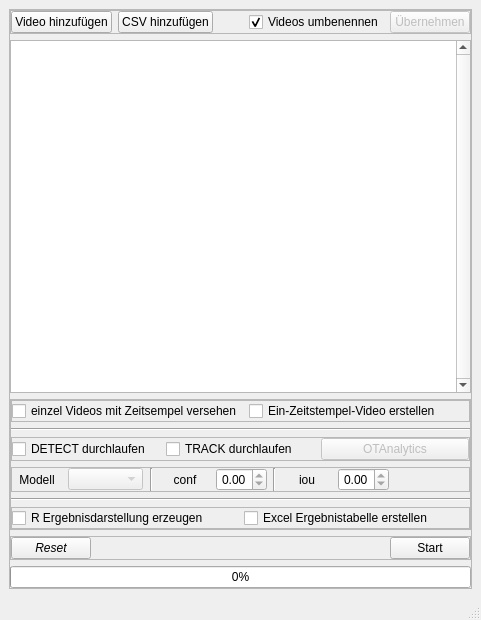
<?xml version="1.0" encoding="UTF-8"?>
<ui version="4.0">
 <class>MainWindow</class>
 <widget class="QMainWindow" name="MainWindow">
  <property name="geometry">
   <rect>
    <x>0</x>
    <y>0</y>
    <width>481</width>
    <height>620</height>
   </rect>
  </property>
  <property name="minimumSize">
   <size>
    <width>420</width>
    <height>620</height>
   </size>
  </property>
  <property name="windowTitle">
   <string notr="true">Videoerfassung für OTC</string>
  </property>
  <property name="windowIcon">
   <iconset>
    <normaloff>img/bueffee_steben.png</normaloff>img/bueffee_steben.png</iconset>
  </property>
  <property name="windowFilePath">
   <string notr="true"/>
  </property>
  <property name="tabShape">
   <enum>QTabWidget::TabShape::Rounded</enum>
  </property>
  <widget class="QWidget" name="centralwidget">
   <property name="enabled">
    <bool>true</bool>
   </property>
   <layout class="QVBoxLayout" name="verticalLayout">
    <item>
     <widget class="QFrame" name="frame_1">
      <property name="frameShape">
       <enum>QFrame::Shape::StyledPanel</enum>
      </property>
      <property name="frameShadow">
       <enum>QFrame::Shadow::Raised</enum>
      </property>
      <layout class="QVBoxLayout" name="verticalLayout_2">
       <property name="leftMargin">
        <number>0</number>
       </property>
       <property name="topMargin">
        <number>0</number>
       </property>
       <property name="rightMargin">
        <number>0</number>
       </property>
       <property name="bottomMargin">
        <number>0</number>
       </property>
       <item>
        <widget class="QFrame" name="frame_2">
         <property name="frameShape">
          <enum>QFrame::Shape::StyledPanel</enum>
         </property>
         <property name="frameShadow">
          <enum>QFrame::Shadow::Raised</enum>
         </property>
         <layout class="QHBoxLayout" name="horizontalLayout_2">
          <property name="leftMargin">
           <number>0</number>
          </property>
          <property name="topMargin">
           <number>0</number>
          </property>
          <property name="rightMargin">
           <number>0</number>
          </property>
          <property name="bottomMargin">
           <number>0</number>
          </property>
          <item>
           <widget class="QPushButton" name="addButton">
            <property name="text">
             <string notr="true">Video hinzufügen</string>
            </property>
           </widget>
          </item>
          <item>
           <widget class="QPushButton" name="addCSVButton">
            <property name="text">
             <string notr="true">CSV hinzufügen</string>
            </property>
           </widget>
          </item>
          <item>
           <spacer name="horizontalSpacer">
            <property name="orientation">
             <enum>Qt::Orientation::Horizontal</enum>
            </property>
            <property name="sizeHint" stdset="0">
             <size>
              <width>30</width>
              <height>20</height>
             </size>
            </property>
           </spacer>
          </item>
          <item>
           <widget class="QCheckBox" name="renameBox">
            <property name="text">
             <string notr="true" extracomment="Die Videos werden mit der Aktualisierung umbennant.">Videos umbenennen</string>
            </property>
            <property name="checked">
             <bool>true</bool>
            </property>
           </widget>
          </item>
          <item>
           <widget class="QPushButton" name="reloadButton">
            <property name="enabled">
             <bool>false</bool>
            </property>
            <property name="text">
             <string notr="true">Übernehmen</string>
            </property>
           </widget>
          </item>
         </layout>
        </widget>
       </item>
       <item>
        <widget class="QTableWidget" name="tableWidget">
         <property name="verticalScrollBarPolicy">
          <enum>Qt::ScrollBarPolicy::ScrollBarAlwaysOn</enum>
         </property>
         <property name="horizontalScrollBarPolicy">
          <enum>Qt::ScrollBarPolicy::ScrollBarAsNeeded</enum>
         </property>
         <property name="sizeAdjustPolicy">
          <enum>QAbstractScrollArea::SizeAdjustPolicy::AdjustToContents</enum>
         </property>
         <attribute name="horizontalHeaderCascadingSectionResizes">
          <bool>true</bool>
         </attribute>
         <attribute name="verticalHeaderCascadingSectionResizes">
          <bool>true</bool>
         </attribute>
        </widget>
       </item>
       <item>
        <widget class="QFrame" name="frame_3">
         <property name="frameShape">
          <enum>QFrame::Shape::StyledPanel</enum>
         </property>
         <property name="frameShadow">
          <enum>QFrame::Shadow::Raised</enum>
         </property>
         <layout class="QVBoxLayout" name="verticalLayout_3">
          <property name="spacing">
           <number>6</number>
          </property>
          <property name="leftMargin">
           <number>0</number>
          </property>
          <property name="topMargin">
           <number>0</number>
          </property>
          <property name="rightMargin">
           <number>0</number>
          </property>
          <property name="bottomMargin">
           <number>0</number>
          </property>
          <item>
           <widget class="QFrame" name="frame_4">
            <property name="frameShape">
             <enum>QFrame::Shape::StyledPanel</enum>
            </property>
            <property name="frameShadow">
             <enum>QFrame::Shadow::Raised</enum>
            </property>
            <layout class="QHBoxLayout" name="horizontalLayout_3">
             <property name="leftMargin">
              <number>0</number>
             </property>
             <property name="topMargin">
              <number>0</number>
             </property>
             <property name="rightMargin">
              <number>0</number>
             </property>
             <property name="bottomMargin">
              <number>0</number>
             </property>
             <item>
              <widget class="QCheckBox" name="vidoezeitBox">
               <property name="text">
                <string notr="true">einzel Videos mit Zeitsempel versehen</string>
               </property>
               <property name="checkable">
                <bool>false</bool>
               </property>
              </widget>
             </item>
             <item>
              <widget class="QCheckBox" name="oneVideoBox">
               <property name="text">
                <string notr="true">Ein-Zeitstempel-Video erstellen</string>
               </property>
               <property name="checkable">
                <bool>false</bool>
               </property>
               <property name="checked">
                <bool>false</bool>
               </property>
              </widget>
             </item>
            </layout>
           </widget>
          </item>
          <item>
           <widget class="Line" name="line_1">
            <property name="orientation">
             <enum>Qt::Orientation::Horizontal</enum>
            </property>
           </widget>
          </item>
          <item>
           <widget class="QFrame" name="frame_5">
            <property name="frameShape">
             <enum>QFrame::Shape::StyledPanel</enum>
            </property>
            <property name="frameShadow">
             <enum>QFrame::Shadow::Raised</enum>
            </property>
            <layout class="QHBoxLayout" name="horizontalLayout_6">
             <property name="leftMargin">
              <number>0</number>
             </property>
             <property name="topMargin">
              <number>0</number>
             </property>
             <property name="rightMargin">
              <number>0</number>
             </property>
             <property name="bottomMargin">
              <number>0</number>
             </property>
             <item>
              <widget class="QCheckBox" name="detectBox">
               <property name="text">
                <string notr="true">DETECT durchlaufen</string>
               </property>
               <property name="checkable">
                <bool>false</bool>
               </property>
              </widget>
             </item>
             <item>
              <widget class="QCheckBox" name="trackBox">
               <property name="text">
                <string notr="true">TRACK durchlaufen</string>
               </property>
               <property name="checkable">
                <bool>false</bool>
               </property>
              </widget>
             </item>
             <item>
              <widget class="QPushButton" name="otanalyticsButton">
               <property name="enabled">
                <bool>false</bool>
               </property>
               <property name="text">
                <string notr="true">OTAnalytics</string>
               </property>
              </widget>
             </item>
            </layout>
           </widget>
          </item>
          <item>
           <widget class="QFrame" name="frame">
            <property name="frameShape">
             <enum>QFrame::Shape::StyledPanel</enum>
            </property>
            <property name="frameShadow">
             <enum>QFrame::Shadow::Raised</enum>
            </property>
            <layout class="QHBoxLayout" name="horizontalLayout_4">
             <property name="leftMargin">
              <number>0</number>
             </property>
             <property name="topMargin">
              <number>0</number>
             </property>
             <property name="rightMargin">
              <number>0</number>
             </property>
             <property name="bottomMargin">
              <number>0</number>
             </property>
             <item>
              <widget class="QLabel" name="label">
               <property name="minimumSize">
                <size>
                 <width>50</width>
                 <height>0</height>
                </size>
               </property>
               <property name="maximumSize">
                <size>
                 <width>50</width>
                 <height>16777215</height>
                </size>
               </property>
               <property name="text">
                <string notr="true">Modell</string>
               </property>
               <property name="alignment">
                <set>Qt::AlignmentFlag::AlignCenter</set>
               </property>
              </widget>
             </item>
             <item>
              <widget class="QComboBox" name="modellBox">
               <property name="enabled">
                <bool>false</bool>
               </property>
               <property name="minimumSize">
                <size>
                 <width>75</width>
                 <height>0</height>
                </size>
               </property>
               <property name="maximumSize">
                <size>
                 <width>16777215</width>
                 <height>16777215</height>
                </size>
               </property>
               <property name="editable">
                <bool>false</bool>
               </property>
              </widget>
             </item>
             <item>
              <widget class="Line" name="line">
               <property name="minimumSize">
                <size>
                 <width>5</width>
                 <height>0</height>
                </size>
               </property>
               <property name="orientation">
                <enum>Qt::Orientation::Vertical</enum>
               </property>
              </widget>
             </item>
             <item>
              <widget class="QLabel" name="label_2">
               <property name="minimumSize">
                <size>
                 <width>50</width>
                 <height>0</height>
                </size>
               </property>
               <property name="maximumSize">
                <size>
                 <width>50</width>
                 <height>16777215</height>
                </size>
               </property>
               <property name="text">
                <string notr="true">conf</string>
               </property>
               <property name="alignment">
                <set>Qt::AlignmentFlag::AlignCenter</set>
               </property>
              </widget>
             </item>
             <item>
              <widget class="QDoubleSpinBox" name="confSpinBox">
               <property name="enabled">
                <bool>true</bool>
               </property>
               <property name="minimumSize">
                <size>
                 <width>50</width>
                 <height>0</height>
                </size>
               </property>
               <property name="maximumSize">
                <size>
                 <width>70</width>
                 <height>16777215</height>
                </size>
               </property>
               <property name="alignment">
                <set>Qt::AlignmentFlag::AlignCenter</set>
               </property>
               <property name="readOnly">
                <bool>true</bool>
               </property>
               <property name="maximum">
                <double>1.000000000000000</double>
               </property>
               <property name="singleStep">
                <double>0.010000000000000</double>
               </property>
               <property name="value">
                <double>0.000000000000000</double>
               </property>
              </widget>
             </item>
             <item>
              <widget class="Line" name="line_3">
               <property name="orientation">
                <enum>Qt::Orientation::Vertical</enum>
               </property>
              </widget>
             </item>
             <item>
              <widget class="QLabel" name="label_3">
               <property name="minimumSize">
                <size>
                 <width>50</width>
                 <height>0</height>
                </size>
               </property>
               <property name="maximumSize">
                <size>
                 <width>50</width>
                 <height>16777215</height>
                </size>
               </property>
               <property name="text">
                <string notr="true">iou</string>
               </property>
               <property name="alignment">
                <set>Qt::AlignmentFlag::AlignCenter</set>
               </property>
              </widget>
             </item>
             <item>
              <widget class="QDoubleSpinBox" name="iouSpinBox">
               <property name="enabled">
                <bool>true</bool>
               </property>
               <property name="minimumSize">
                <size>
                 <width>50</width>
                 <height>0</height>
                </size>
               </property>
               <property name="maximumSize">
                <size>
                 <width>70</width>
                 <height>16777215</height>
                </size>
               </property>
               <property name="alignment">
                <set>Qt::AlignmentFlag::AlignCenter</set>
               </property>
               <property name="readOnly">
                <bool>true</bool>
               </property>
               <property name="maximum">
                <double>1.000000000000000</double>
               </property>
               <property name="singleStep">
                <double>0.010000000000000</double>
               </property>
               <property name="value">
                <double>0.000000000000000</double>
               </property>
              </widget>
             </item>
             <item>
              <spacer name="horizontalSpacer_2">
               <property name="orientation">
                <enum>Qt::Orientation::Horizontal</enum>
               </property>
               <property name="sizeHint" stdset="0">
                <size>
                 <width>40</width>
                 <height>20</height>
                </size>
               </property>
              </spacer>
             </item>
            </layout>
           </widget>
          </item>
          <item>
           <widget class="Line" name="line_2">
            <property name="orientation">
             <enum>Qt::Orientation::Horizontal</enum>
            </property>
           </widget>
          </item>
          <item>
           <widget class="QFrame" name="frame_6">
            <property name="frameShape">
             <enum>QFrame::Shape::StyledPanel</enum>
            </property>
            <property name="frameShadow">
             <enum>QFrame::Shadow::Raised</enum>
            </property>
            <layout class="QHBoxLayout" name="horizontalLayout_7">
             <property name="leftMargin">
              <number>0</number>
             </property>
             <property name="topMargin">
              <number>0</number>
             </property>
             <property name="rightMargin">
              <number>0</number>
             </property>
             <property name="bottomMargin">
              <number>0</number>
             </property>
             <item>
              <widget class="QCheckBox" name="rErgBox">
               <property name="text">
                <string notr="true">R Ergebnisdarstellung erzeugen</string>
               </property>
               <property name="checkable">
                <bool>false</bool>
               </property>
              </widget>
             </item>
             <item>
              <widget class="QCheckBox" name="excelBox">
               <property name="text">
                <string notr="true">Excel Ergebnistabelle erstellen</string>
               </property>
               <property name="checkable">
                <bool>false</bool>
               </property>
              </widget>
             </item>
            </layout>
           </widget>
          </item>
         </layout>
        </widget>
       </item>
       <item>
        <widget class="QFrame" name="frame_7">
         <property name="frameShape">
          <enum>QFrame::Shape::StyledPanel</enum>
         </property>
         <property name="frameShadow">
          <enum>QFrame::Shadow::Raised</enum>
         </property>
         <layout class="QHBoxLayout" name="horizontalLayout">
          <property name="spacing">
           <number>0</number>
          </property>
          <property name="leftMargin">
           <number>0</number>
          </property>
          <property name="topMargin">
           <number>0</number>
          </property>
          <property name="rightMargin">
           <number>0</number>
          </property>
          <property name="bottomMargin">
           <number>0</number>
          </property>
          <item>
           <widget class="QPushButton" name="resetButton">
            <property name="font">
             <font>
              <italic>true</italic>
             </font>
            </property>
            <property name="autoFillBackground">
             <bool>false</bool>
            </property>
            <property name="text">
             <string notr="true">Reset</string>
            </property>
           </widget>
          </item>
          <item>
           <spacer name="horizontalSpacer_3">
            <property name="orientation">
             <enum>Qt::Orientation::Horizontal</enum>
            </property>
            <property name="sizeHint" stdset="0">
             <size>
              <width>306</width>
              <height>20</height>
             </size>
            </property>
           </spacer>
          </item>
          <item>
           <widget class="QPushButton" name="startButton">
            <property name="text">
             <string notr="true">Start</string>
            </property>
            <property name="checkable">
             <bool>false</bool>
            </property>
           </widget>
          </item>
         </layout>
        </widget>
       </item>
       <item>
        <widget class="QProgressBar" name="progressBar">
         <property name="value">
          <number>0</number>
         </property>
         <property name="format">
          <string notr="true">%p%</string>
         </property>
        </widget>
       </item>
      </layout>
     </widget>
    </item>
   </layout>
  </widget>
  <widget class="QStatusBar" name="statusbar"/>
 </widget>
 <resources/>
 <connections/>
</ui>
